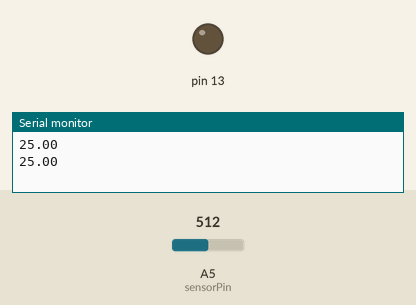
Bench run of a sketch on a simulated Arduino Uno, built with avr-gcc and run on an emulated ATmega328P. On the bench: output pins drawn as LEDs (lit = HIGH), the last lines printed to the serial monitor. The test bench sets the inputs (shaded band); at power-on: A5 (sensorPin) = 512.

Above: at 1.3 s.
1.4 s: A5 (sensorPin) set to 473
3.2 s: A5 (sensorPin) set to 448
At 5.2 s:
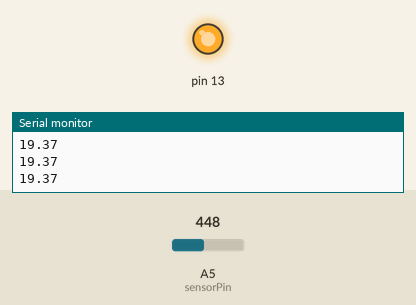
5.5 s: A5 (sensorPin) set to 511
At 6.8 s:
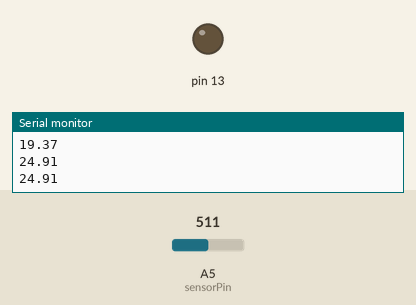
7.5 s: A5 (sensorPin) set to 306
At 8.5 s:
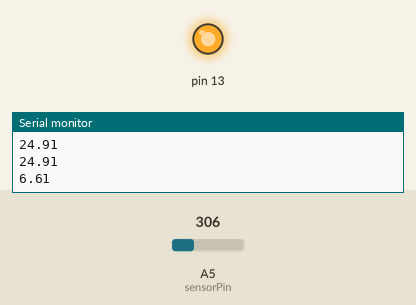
Timing chart, 0 to 10.5 s (numbered marks = the images above; inputs shaded):
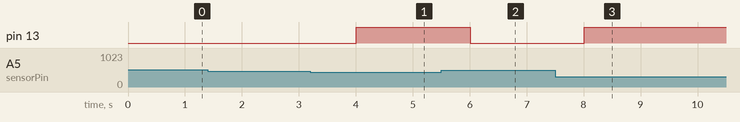

The sketch:

sketch_apr19a.ino
```cpp
#include <math.h>
int sensorPin = A5; // select the input pin for the potentiometer double
double Thermistor(int RawADC)
{
  double Temp;

Temp = log(10000.0*((1024.0/RawADC-1)));
Temp = 1 / (0.001129148 + (0.000234125 + (0.0000000876741 * Temp * Temp
))* Temp );
Temp = Temp - 273.15; // Convert Kelvin to Celcius
//Temp = (Temp * 9.0)/ 5.0 + 32.0; // Convert Celcius to Fahrenheit
return Temp;

}

void setup()
{
  pinMode(13,OUTPUT);
  Serial.begin(9600);
}
void loop() {
int readVal=analogRead(sensorPin);
double temp =Thermistor(readVal);
 //displaytempaturesss
//Serial.println(readVal); // display tempature
delay(500);
Serial.println(temp);
 if (	temp < 20){
  	digitalWrite(13,HIGH);

  }else {
    	digitalWrite(13,LOW);
  }
}
```

Measured:
- the behaviour switches between 456 and 455 on A5 (sensorPin) (found by bisection; images 0 and 1)
- after the input at 3.2 s, pin 13: LOW → HIGH after 0.81 s
- after the input at 5.5 s, pin 13: HIGH → LOW after 0.51 s
- after the input at 7.5 s, pin 13: LOW → HIGH after 0.51 s
